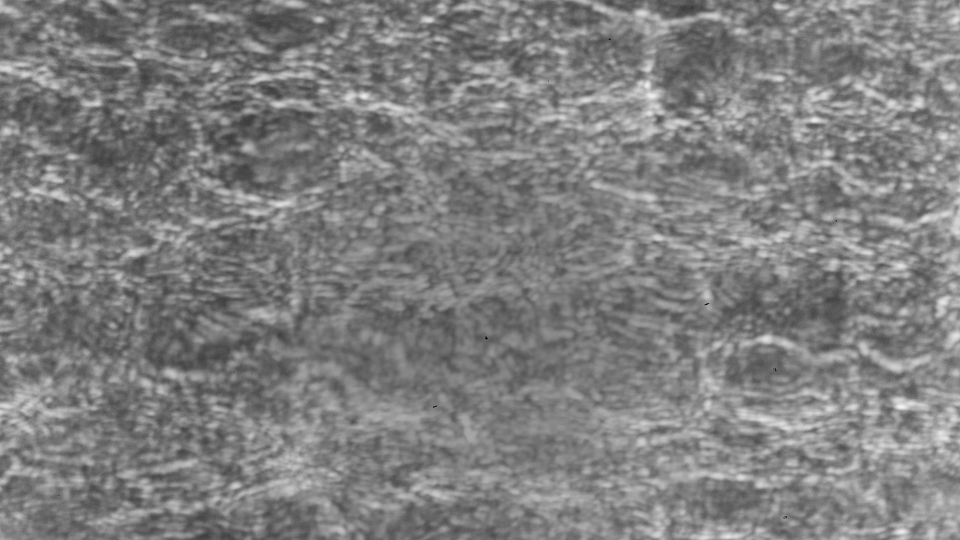
#> input picture saved_images/test01/t1d00.png, 1920 x 1080 px, found by its file name (shown at 1/2 size)
$ jupyter execute --allow-errors test01.ipynb   (older library calls are emulated)
#> lines starting #> are read from the running program, lines starting #| are printed output that depends on the picture; long printed decimals are rounded
# Test 01: Measuring the relation between 'cm' and 'px'

[cell 1]
import matplotlib.pyplot as plt
import matplotlib.image as mpimg
import numpy as np
import math
from skimage import draw
from scipy import signal
from PIL import Image

## Step 1 - Analyze one single LED

[cell 2]
#Import image
i1_00 = Image.open('from_camera/test01/t1d00.png')
#> i1_00 is the input picture: PIL image 1920x1080 RGBA; mean R, G, B, A 127.8, 126.9, 127.8, 255
realsize=i1_00.size
#> realsize = (1920, 1080)
factor=4
newsize=tuple(int(ti/factor) for ti in realsize)
#> newsize = (480, 270)
i1_00=i1_00.resize(newsize,Image.ANTIALIAS)
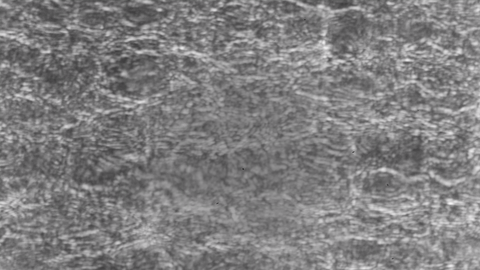
#> i1_00: PIL image 480x270 RGBA; mean R, G, B, A 127.8, 126.9, 127.8, 255
i1_00 = np.array(i1_00,dtype=float)
#> i1_00: shape (270, 480, 4) float64
i1_00 = i1_00[:, :, 0] #For instance, at point (100,50) we had [0.608, 0.608, 0.608]. Now only have a single 0.608 value.
#> i1_00: shape (270, 480) float64

#Get rid of the offset
print('Mean:',i1_00.mean())
#| Mean: 127.792
i1_00 = i1_00 - i1_00.mean()
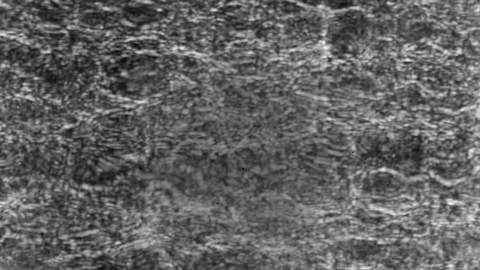
#> i1_00: shape (270, 480) float64; min -75.79, max 120.2, mean 0; drawn with min black and max white
print('Mean:',i1_00.mean())
#| Mean: -3.915879965966774e-15

#Print size
[size_y,size_x]=i1_00.shape
#> size_y = 270; size_x = 480
print(i1_00.shape) #[Y,X]
#| (270, 480)
print('i1_00(t) imported and reduced correctly!')
print(size_x)
#| 480
print(size_y)
#| 270

#Print image
plt.imshow(i1_00,cmap='gray')
plt.show()

[cell 3]
#The filter: y0=h*x0=h
h=i1_00

[cell 4]
#Import image
i1_05 = Image.open('from_camera/test01/t1d05.png')
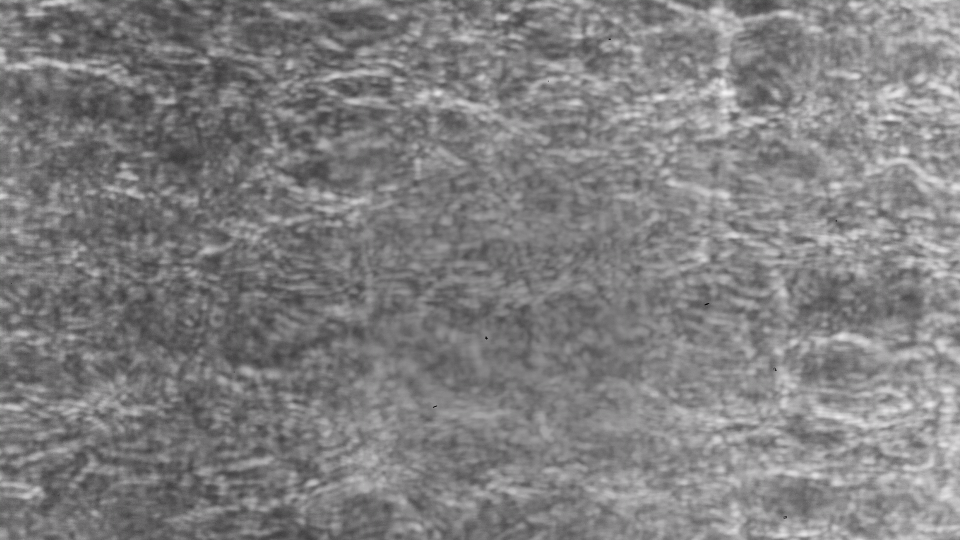
#> input picture bernat/from_camera/test01/t1d05.png, 1920 x 1080 px (shown at 1/2 size)
#> i1_05 is the input picture: PIL image 1920x1080 RGBA; mean R, G, B, A 127.7, 126.7, 127.7, 255
i1_05=i1_05.resize(newsize,Image.ANTIALIAS)
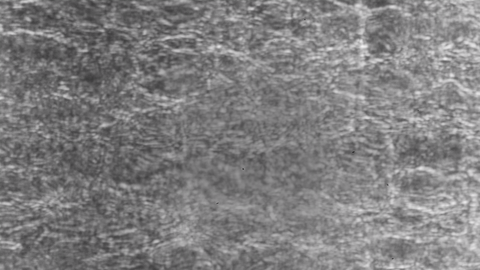
#> i1_05: PIL image 480x270 RGBA; mean R, G, B, A 127.7, 126.7, 127.7, 255
i1_05 = np.array(i1_05,dtype=float)
#> i1_05: shape (270, 480, 4) float64
i1_05 = i1_05[:, :, 0]
#> i1_05: shape (270, 480) float64

#Print image
plt.imshow(i1_05,cmap='gray')
plt.show()


#Import image
i1_10 = Image.open('from_camera/test01/t1d10.png')
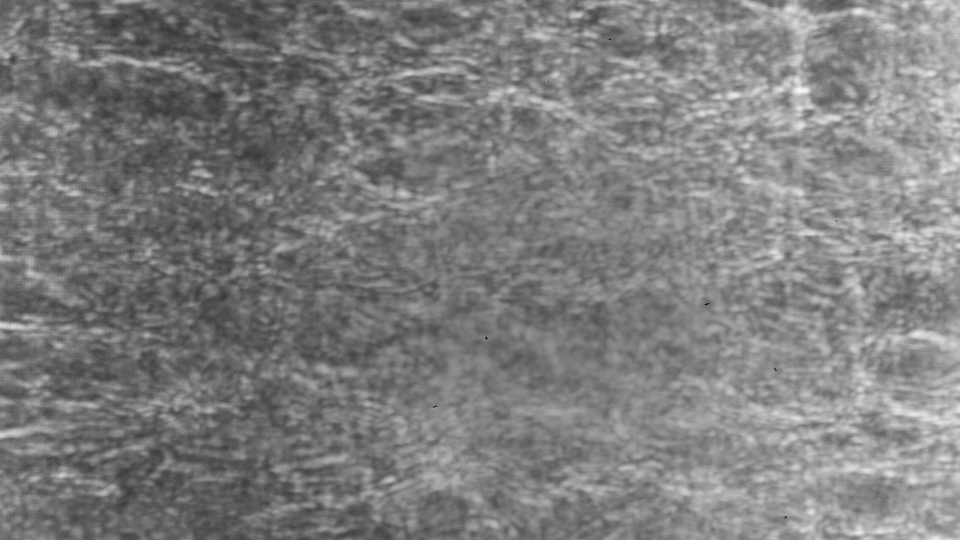
#> input picture bernat/from_camera/test01/t1d10.png, 1920 x 1080 px (shown at 1/2 size)
#> i1_10 is the input picture: PIL image 1920x1080 RGBA; mean R, G, B, A 126.8, 125.8, 126.8, 255
i1_10=i1_10.resize(newsize,Image.ANTIALIAS)
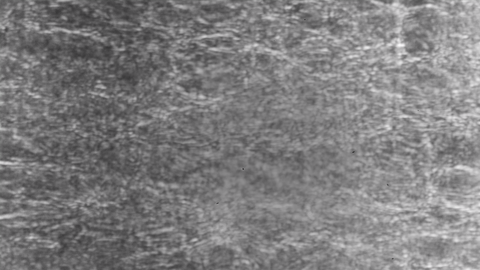
#> i1_10: PIL image 480x270 RGBA; mean R, G, B, A 126.8, 125.8, 126.8, 255
i1_10 = np.array(i1_10,dtype=float)
#> i1_10: shape (270, 480, 4) float64
i1_10 = i1_10[:, :, 0]
#> i1_10: shape (270, 480) float64

#Print image
plt.imshow(i1_10,cmap='gray')
plt.show()


#Import image
#> (the rest of this cell did not finish here and is left out)

[cell 5]
hf=np.flip(h)
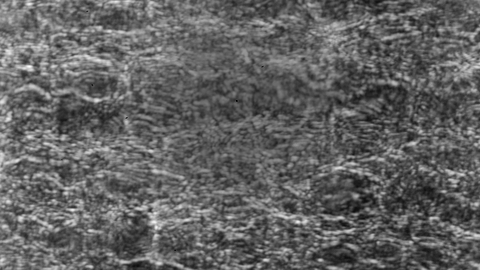
#> hf: shape (270, 480) float64; min -75.79, max 120.2, mean 0; drawn with min black and max white
z1_00=signal.fftconvolve(i1_00,hf,mode='same')
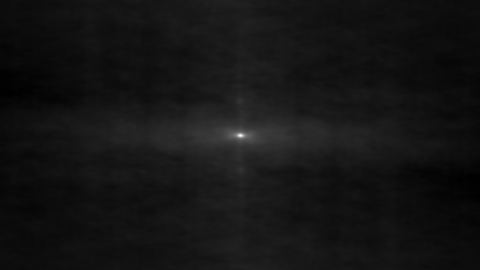
#> z1_00: shape (270, 480) float64; min -5471449, max 81218277.1, mean 1594267.8; drawn with min black and max white
z1_05=signal.fftconvolve(i1_05,hf,mode='same')
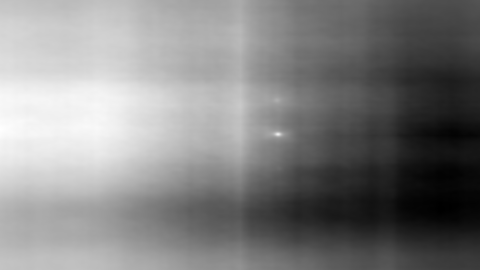
#> z1_05: shape (270, 480) float64; min -61897367.2, max 52003217.2, mean -3619735.9; drawn with min black and max white
z1_10=signal.fftconvolve(i1_10,hf,mode='same')
#> (the rest of this cell did not finish here and is left out)

Obtenció de les distàncies

[cell 6]
#d00
d00_max_value=np.amax(z1_00)
#> d00_max_value = 81218277.1
[d00_max_pos_x, d00_max_pos_y]=np.where(z1_00==d00_max_value)
#> d00_max_pos_x = [135]; d00_max_pos_y = [240]
d00_max_pos_y=float(d00_max_pos_y)
#> d00_max_pos_y = 240
print('d00:',d00_max_pos_y)
#| d00: 240.0

#d05
d05_max_value=np.amax(z1_05[:,250:300])
#> d05_max_value = 43323931.1
[d05_max_pos_x, d05_max_pos_y]=np.where(z1_05[:,250:300]==d05_max_value)
#> d05_max_pos_x = [134]; d05_max_pos_y = [28]
d05_max_pos_y=float(d05_max_pos_y)+250
#> d05_max_pos_y = 278
print('d05:',d05_max_pos_y)
#| d05: 278.0

#d10
d10_max_value=np.amax(z1_10[:,300:3500])
#> d10_max_value = 16575376.6
[d10_max_pos_x, d10_max_pos_y]=np.where(z1_10[:,300:350]==d10_max_value)
#> d10_max_pos_x = [132]; d10_max_pos_y = [15]
d10_max_pos_y=float(d10_max_pos_y)+300
#> d10_max_pos_y = 315
print('d10:',d10_max_pos_y)
#| d10: 315.0

#d15
#> (the rest of this cell did not finish here and is left out)

[cell 7]
#Polynomial fit
import warnings
#> (the rest of this cell did not finish here and is left out)

## Step 2 - Analyze two LEDs

[cell 8]
def sources_s(dist,sx,sy):
    output=np.zeros((sy,sx), dtype=float) #Generates a sy by sx null matrix
    output[math.floor(sy/2),math.ceil((sx-1)/2-dist)]=1  #Sets to 1 a position at distance -dist respect to the center
    output[math.floor(sy/2),math.floor((sx-1)/2+dist)]=1 #Sets to 1 a position at distance +dist respect to the center
    return output

[cell 9]
#The filter is the same
plt.imshow(h,cmap='gray')
plt.show()

#Import image

#05cm
#> (the rest of this cell did not finish here and is left out)

[cell 10]
d_array=np.array([],dtype=float) #To make a plot, we initialize this np.array for the x-axis
#> d_array = empty array
norm_array=np.array([],dtype=float) #To make a plot, we initialize this np.array for the y-axis

range_d=math.floor(len(h[0])/2)
#> range_d = 240
print(range_d) #We print the range to know, in advance, the number of iterations
#| 240

#> (the rest of this cell did not finish here and is left out)

[cell 11]
d_array=np.array([],dtype=float) #To make a plot, we initialize this np.array for the x-axis
norm_array=np.array([],dtype=float) #To make a plot, we initialize this np.array for the y-axis

range_d=math.floor(len(h[0])/2)
print(range_d) #We print the range to know, in advance, the number of iterations
#| 240

#> (the rest of this cell did not finish here and is left out)

[cell 12]
d_array=np.array([],dtype=float) #To make a plot, we initialize this np.array for the x-axis
norm_array=np.array([],dtype=float) #To make a plot, we initialize this np.array for the y-axis

range_d=math.floor(len(h[0])/2)
print(range_d) #We print the range to know, in advance, the number of iterations
#| 240

#> (the rest of this cell did not finish here and is left out)
